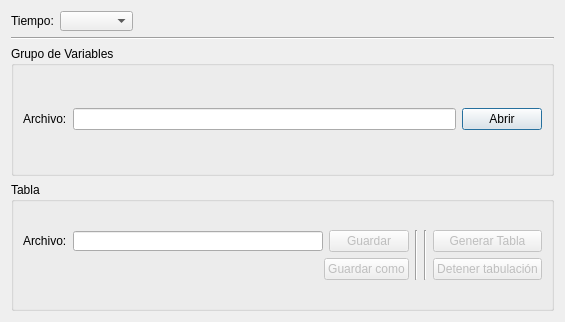
<?xml version="1.0" encoding="UTF-8"?>
<ui version="4.0">
 <class>Tablas</class>
 <widget class="QDialog" name="Tablas">
  <property name="geometry">
   <rect>
    <x>0</x>
    <y>0</y>
    <width>554</width>
    <height>322</height>
   </rect>
  </property>
  <property name="windowTitle">
   <string>Dialog</string>
  </property>
  <layout class="QGridLayout" name="gridLayout_3">
   <item row="0" column="0">
    <layout class="QVBoxLayout" name="verticalLayout_3">
     <item>
      <layout class="QHBoxLayout" name="horizontalLayout">
       <item>
        <widget class="QLabel" name="label_3">
         <property name="text">
          <string>Tiempo:</string>
         </property>
        </widget>
       </item>
       <item>
        <widget class="QComboBox" name="tiempo">
         <property name="minimumSize">
          <size>
           <width>73</width>
           <height>20</height>
          </size>
         </property>
         <property name="maximumSize">
          <size>
           <width>73</width>
           <height>20</height>
          </size>
         </property>
         <property name="currentIndex">
          <number>0</number>
         </property>
         <property name="maxVisibleItems">
          <number>15</number>
         </property>
         <item>
          <property name="text">
           <string/>
          </property>
         </item>
         <item>
          <property name="text">
           <string>Minutos</string>
          </property>
         </item>
         <item>
          <property name="text">
           <string>Segundos</string>
          </property>
         </item>
        </widget>
       </item>
       <item>
        <spacer name="horizontalSpacer">
         <property name="orientation">
          <enum>Qt::Horizontal</enum>
         </property>
         <property name="sizeHint" stdset="0">
          <size>
           <width>40</width>
           <height>20</height>
          </size>
         </property>
        </spacer>
       </item>
      </layout>
     </item>
     <item>
      <widget class="Line" name="line">
       <property name="orientation">
        <enum>Qt::Horizontal</enum>
       </property>
      </widget>
     </item>
     <item>
      <widget class="QGroupBox" name="groupBox">
       <property name="title">
        <string>Grupo de Variables</string>
       </property>
       <layout class="QGridLayout" name="gridLayout">
        <item row="0" column="0">
         <layout class="QHBoxLayout" name="horizontalLayout_3">
          <item>
           <widget class="QLabel" name="label_5">
            <property name="text">
             <string>Archivo:</string>
            </property>
           </widget>
          </item>
          <item>
           <widget class="QLineEdit" name="root">
            <property name="readOnly">
             <bool>true</bool>
            </property>
           </widget>
          </item>
          <item>
           <widget class="QPushButton" name="abrir">
            <property name="text">
             <string>Abrir</string>
            </property>
           </widget>
          </item>
         </layout>
        </item>
       </layout>
      </widget>
     </item>
     <item>
      <widget class="QGroupBox" name="groupBox_2">
       <property name="title">
        <string>Tabla</string>
       </property>
       <layout class="QGridLayout" name="gridLayout_2">
        <item row="0" column="0">
         <layout class="QHBoxLayout" name="horizontalLayout_4">
          <item>
           <layout class="QVBoxLayout" name="verticalLayout_2">
            <item>
             <layout class="QHBoxLayout" name="horizontalLayout_6">
              <item>
               <widget class="QLabel" name="label_6">
                <property name="text">
                 <string>Archivo:</string>
                </property>
               </widget>
              </item>
              <item>
               <widget class="QLineEdit" name="rootD">
                <property name="minimumSize">
                 <size>
                  <width>250</width>
                  <height>20</height>
                 </size>
                </property>
                <property name="maximumSize">
                 <size>
                  <width>250</width>
                  <height>20</height>
                 </size>
                </property>
                <property name="text">
                 <string/>
                </property>
                <property name="readOnly">
                 <bool>false</bool>
                </property>
               </widget>
              </item>
              <item>
               <widget class="QPushButton" name="guardar">
                <property name="enabled">
                 <bool>false</bool>
                </property>
                <property name="text">
                 <string>Guardar</string>
                </property>
                <property name="autoDefault">
                 <bool>false</bool>
                </property>
                <property name="default">
                 <bool>false</bool>
                </property>
               </widget>
              </item>
             </layout>
            </item>
            <item>
             <layout class="QHBoxLayout" name="horizontalLayout_2">
              <item>
               <spacer name="horizontalSpacer_2">
                <property name="orientation">
                 <enum>Qt::Horizontal</enum>
                </property>
                <property name="sizeHint" stdset="0">
                 <size>
                  <width>40</width>
                  <height>20</height>
                 </size>
                </property>
               </spacer>
              </item>
              <item>
               <widget class="QPushButton" name="guardarcomo">
                <property name="enabled">
                 <bool>false</bool>
                </property>
                <property name="text">
                 <string>Guardar como</string>
                </property>
                <property name="autoDefault">
                 <bool>false</bool>
                </property>
                <property name="default">
                 <bool>false</bool>
                </property>
               </widget>
              </item>
             </layout>
            </item>
           </layout>
          </item>
          <item>
           <widget class="Line" name="line_2">
            <property name="orientation">
             <enum>Qt::Vertical</enum>
            </property>
           </widget>
          </item>
          <item>
           <spacer name="horizontalSpacer_3">
            <property name="orientation">
             <enum>Qt::Horizontal</enum>
            </property>
            <property name="sizeHint" stdset="0">
             <size>
              <width>40</width>
              <height>20</height>
             </size>
            </property>
           </spacer>
          </item>
          <item>
           <widget class="Line" name="line_3">
            <property name="orientation">
             <enum>Qt::Vertical</enum>
            </property>
           </widget>
          </item>
          <item>
           <layout class="QVBoxLayout" name="verticalLayout">
            <item>
             <widget class="QPushButton" name="genera">
              <property name="enabled">
               <bool>false</bool>
              </property>
              <property name="text">
               <string>Generar Tabla</string>
              </property>
             </widget>
            </item>
            <item>
             <widget class="QPushButton" name="detener">
              <property name="enabled">
               <bool>false</bool>
              </property>
              <property name="text">
               <string>Detener tabulación</string>
              </property>
             </widget>
            </item>
           </layout>
          </item>
         </layout>
        </item>
       </layout>
      </widget>
     </item>
    </layout>
   </item>
  </layout>
 </widget>
 <resources/>
 <connections/>
</ui>
